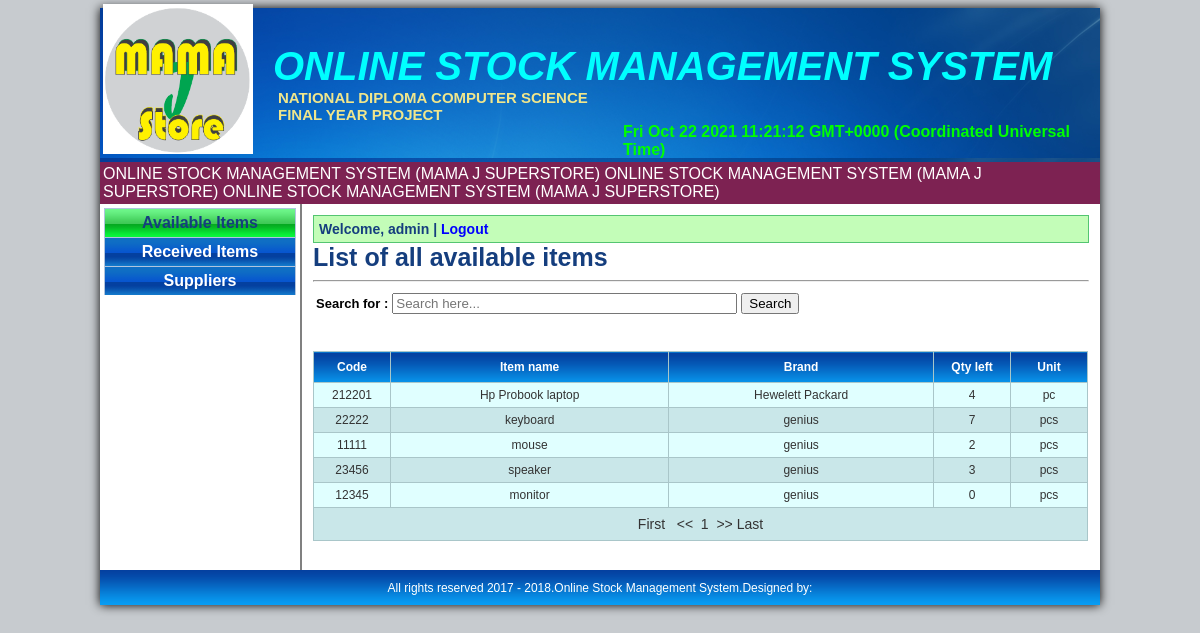
The page /auth_available_item.php (signed in) on the database its author committed.
### tables this page shows
CREATE TABLE `itemlist` (
  `item_id` int(11) NOT NULL,
  `item_code` int(50) NOT NULL,
  `item_name` varchar(100) NOT NULL,
  `brand_name` varchar(50) NOT NULL,
  `quantity` int(11) NOT NULL,
  `unit_name` varchar(50) NOT NULL,
  `price` int(11) NOT NULL,
  `type_name` varchar(50) NOT NULL,
  `cat_name` varchar(50) NOT NULL,
  `supplier_id` int(11) NOT NULL,
  `supplier_name` varchar(50) NOT NULL,
  `dateadded` varchar(25) NOT NULL
);

### includes/get_username.php (called while the page is built, shortened)
<?php
if(isset($_SESSION['id']))
	{
		$username=$_SESSION['username'];
	}
else
	{
		header("location:index.php");
	}
?>

### auth_available_item.php (the view)
<?php require_once('includes/header.php');?>
<?php require_once('includes/connection.php');?>
<?php include('includes/get_username.php');?>
	<table id="sidebar">
			<tr id="navbox">
				<td>
					<ul id="nav">
						<li><a href="auth_available_item.php"class="current">Available Items</a></li>
						<li><a href="auth_received_item.php">Received Items</a></li>
						<li><a href="auth_supplier.php">Suppliers</a></li>
					</ul>
				</td>
			</tr>
	</table>
	<table id="contentbox">
			<tr>
				<td id="content">
					<div class="name">Welcome, <b><?php echo $username; ?></b> | <a href="logout.php">Logout</a></div>
					<div class="label">List of all available items</div>
					<hr />
					<form name="formsearch" method="post" onsubmit="return validateForm()" action="search_auth_avail_item.php">
						<table>
							<tr>
								<td class="search">Search for :</td>
								<td><input type="text" name="search" size="40px" placeholder="Search here..." /></td>
								<td><input type="submit" value="Search" style="cursor:pointer;"/></td>
							</tr>
						</table>
					</form>
					<br />
					<table class="inventory_table" id="alternatecolor">
						<tr>
							<th width="60">Code</th>
							<th>Item name</th>
							<th>Brand</th>
							<th width="60">Qty left</th>
							<th width="60">Unit</th>
						</tr>
						<?php
							include('includes/ps_pagination.php');
							$sql ='SELECT * FROM itemlist ORDER BY item_id DESC';
							$pager = new PS_Pagination($con, $sql, 15, 20);
							$rs = $pager->paginate();
						while($row = mysqli_fetch_array($rs))
						{
						?>
						<tr>
							<td><?php echo $row["item_code"];?></td>
							<td><?php echo $row["item_name"];?></td>
							<td><?php echo $row["brand_name"];?></td>
							<td><?php echo $row["quantity"];?></td>
							<td><?php echo $row["unit_name"];?></td>
						</tr>
						<?php
						}
						?>
						<tr>
							<td colspan="7"><?php
									echo '<div class="pager" >'.$pager->renderFullNav().'</div>';
								?>
							</td>
						</tr>
					</table><br />
				</td>
			</tr>
	</table>
<?php require('includes/footer.php');?>

### mainstyle.css (style rules this page uses)
body { background-color:#c7cbcf; }
#sidebar { float:left; width:200px; }
#navbox { height:0px; }
#contentbox { background-color:#ffffff; width:800px; border-left:2px solid gray; }
#content { padding:9px; }
#nav,#nav ul { list-style:none; padding:1px; margin-top:-0px; }
#nav li { width:192px; }
#nav a { border-right:1px solid #B0C4DE; border-top:1px solid #B0C4DE; border-left:1px solid #B0C4DE; display:block; background-image:url(image/nav.png); color:white; text-decoration:none; text-align:center; padding:5px; font-family:arial; font-weight:bold; }
#nav a.current { background-image:url(image/currentbg.png); color:#153E7E; font-weight:bold; }
.name { border:1px solid #54C571; padding:5px; font-family:arial; background-color:#C3FDB8; font-size:14px; font-weight:bold; color:#153E7E; }
.name a { color:blue;text-decoration:none;font-weight:bold; }
.pager { padding:3px;text-align:center;font-family:arial;font-size:14px; }
.label { font-family:arial; font-size:25px;font-weight:bold;color:#153E7E; }
.search { text-align:right;font-family:arial; font-size:13px;font-weight:bold; }
table.inventory_table { font-family:sans-serif; font-size:12px; color:#333333; border-width: 1px; border-color: #a9c6c9; border-collapse: collapse; width:775px; }
table.inventory_table th { background-image:url(image/header.png); color:#fff; border-width: 1px; padding: 8px; border-style: solid; border-color: #a9c6c9; }
table.inventory_table td { border-width: 1px; padding: 5px; border-style: solid; border-color: #a9c6c9; text-align:center; }
.oddrowcolor { background-color:#E0FFFF; }
.evenrowcolor { background-color:#c9e7e9; }

### rows shown on the page
itemlist: item_code "212201", item_name "Hp Probook laptop", brand_name "Hewelett Packard", quantity "4", unit_name "pc"
itemlist: item_code "22222", item_name "keyboard", brand_name "genius", quantity "7", unit_name "pcs"
itemlist: item_code "11111", item_name "mouse", brand_name "genius", quantity "2", unit_name "pcs"
itemlist: item_code "23456", item_name "speaker", brand_name "genius", quantity "3", unit_name "pcs"
itemlist: item_code "12345", item_name "monitor", brand_name "genius", quantity "0", unit_name "pcs"

### other values the page prints
$username "admin"
$pager->renderFullNav() "First << >> Last"
